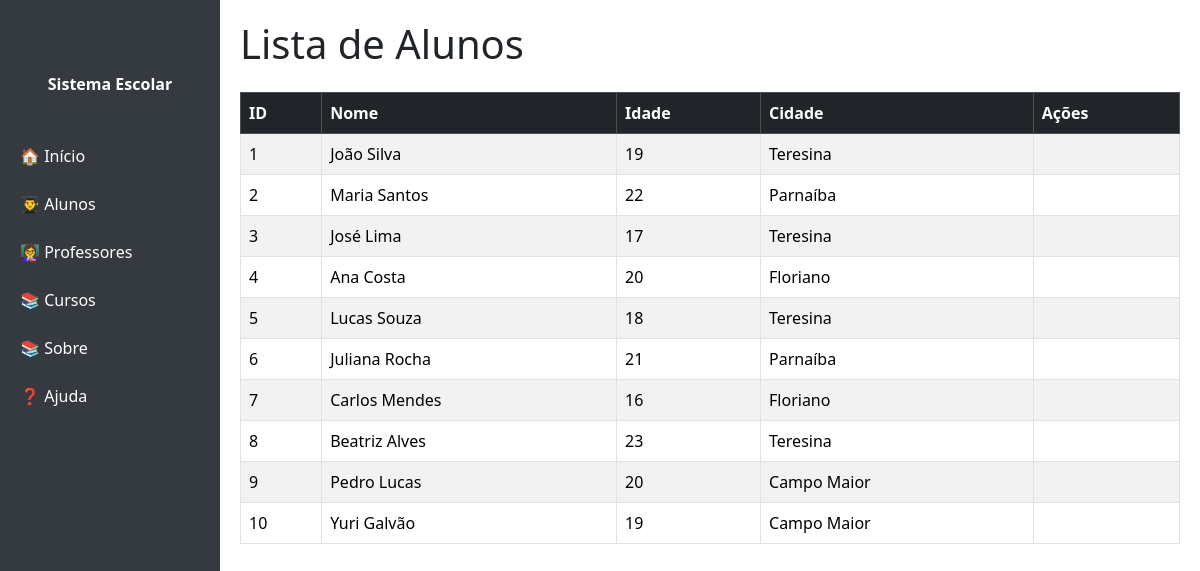
The page /aluno on the database its author committed.
### tables this page shows
CREATE TABLE aluno (
    id INTEGER PRIMARY KEY AUTOINCREMENT,
    nome TEXT NOT NULL,
    idade INTEGER,
    cidade TEXT
);

### app.py (the view)
@app.route('/aluno')
def listar_aluno():
    dao = AlunoDAO()
    lista = dao.listar()
    return render_template('aluno/lista.html', lista_alunos=lista)

### dao/aluno_dao.py (called while the page is built)
    def listar(self):
        conn = get_connection()
        cursor = conn.cursor()
        cursor.execute(self.sqlSelect)
        lista = cursor.fetchall()
        conn.close()
        return lista

### dao/db_config.py (called while the page is built)
def get_connection():
    return sqlite3.connect(DB_PATH)

### templates/aluno/lista.html
{% include 'cabecalho.html' %}
{% include 'menu.html' %}
<h1 class="mb-4">Lista de Alunos</h1>
    <table class="table table-bordered table-striped">
        <thead class="table-dark">
        <tr>
            <th>ID</th>
            <th>Nome</th>
            <th>Idade</th>
            <th>Cidade</th>
            <th>Ações</th>
        </tr>
    </thead>
    <tbody>
        {% for item in lista_alunos %}
        <tr>
            <td>{{ item[0] }}</td>
            <td>{{ item[1] }}</td>
            <td>{{ item[2] }}</td>
            <td>{{ item[3] }}</td>
            <td>
            </td>
        </tr>
        {% endfor %}
    </tbody>
    </table>
    {% include 'rodape.html' %}

### templates/cabecalho.html (shortened to what this page needs)
<!DOCTYPE html>
<html lang="pt-BR">
<head>
    <link href="https://cdn.jsdelivr.net/npm/bootstrap@5.3.3/dist/css/bootstrap.min.css" rel="stylesheet">
</head>
<body>
    <div class="main">

### templates/menu.html
    <nav class="sidebar">
        <a class="navbar-brand text-center fw-bold d-block mb-4 text-white" href="#">Sistema Escolar</a>
        <a href="/">🏠 Início</a>
        <a href="/aluno">👨‍🎓 Alunos</a>
        <a href="/professor">👩‍🏫 Professores</a>
        <a href="/curso">📚 Cursos</a>
        <a href="/sobre">📚 Sobre</a>
        <a href="/ajuda">❓ Ajuda</a>
    </nav>

### templates/rodape.html
</div>
</body>
</html>

### templates/cabecalho.html (style rules this page uses)
body { min-height: 100vh; }
.sidebar { height: 100vh; position: fixed; left: 0; top: 0; width: 220px; background-color: #343a40; padding-top: 60px; }
.sidebar a { color: #fff; display: block; padding: 12px 20px; text-decoration: none; }
.main { margin-left: 220px; padding: 20px; }

### rows shown on the page
aluno: id "1", nome "João Silva", idade "19", cidade "Teresina"
aluno: id "2", nome "Maria Santos", idade "22", cidade "Parnaíba"
aluno: id "3", nome "José Lima", idade "17", cidade "Teresina"
aluno: id "4", nome "Ana Costa", idade "20", cidade "Floriano"
aluno: id "5", nome "Lucas Souza", idade "18", cidade "Teresina"
aluno: id "6", nome "Juliana Rocha", idade "21", cidade "Parnaíba"
aluno: id "7", nome "Carlos Mendes", idade "16", cidade "Floriano"
aluno: id "8", nome "Beatriz Alves", idade "23", cidade "Teresina"
aluno: id "9", nome "Pedro Lucas", idade "20", cidade "Campo Maior"
aluno: id "10", nome "Yuri Galvão", idade "19", cidade "Campo Maior"
